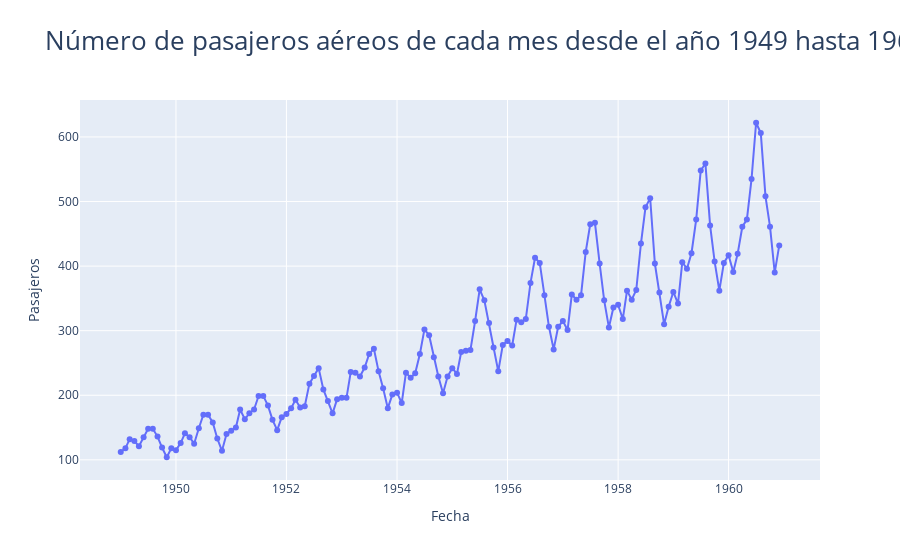

Notebook code for this chart:
### Markdown cell above
**[plotly](https://plotly.com/python/)** es una librería popular de visualización de datos de código abierto en _Python_, _R_ y otros lenguajes de programación que permite crear gráficos y Dashboards totalmente **interactivos**, lo que permite a los usuarios acercar y alejar, desplazar y pasar el ratón sobre los puntos de datos para ver más información.  

_Plotly_ Proporciona una **amplia gama de tipos de gráficos** y opciones de **personalización**, lo que la convierte en una herramienta versátil para la visualización de datos.

### Code cell
# Las gráficas interactivas ayudan bastante a los analistas de datos,
# sobre todo a la hora de analizar y explorar las series temporales
import plotly.graph_objects as go
fig = go.Figure()

fig.add_trace(go.Scatter(
    x=df_air.index,
    y=df_air['value'],
    mode="markers+lines"
    ))

fig.update_layout(title="Número de pasajeros aéreos de cada mes desde el año 1949 hasta 1960",
                  title_font_size=26,
                  xaxis_title = 'Fecha',
                  yaxis_title= 'Pasajeros'
                  )

fig.show()

### Figure 1 — Plotly figure (JSON) as saved in the notebook; plotly's stock layout.template omitted (floating-point values rounded to 4 significant figures; data arrays with more than 128 entries replaced by an {"elided": "..."} marker saying what was removed)
{"data": [{"mode": "markers+lines", "type": "scatter", "x": {"elided": "144 str values"}, "y": {"elided": "144 int values"}}], "layout": {"title": {"font": {"size": 26}, "text": "Número de pasajeros aéreos de cada mes desde el año 1949 hasta 1960"}, "xaxis": {"title": {"text": "Fecha"}}, "yaxis": {"title": {"text": "Pasajeros"}}}}
